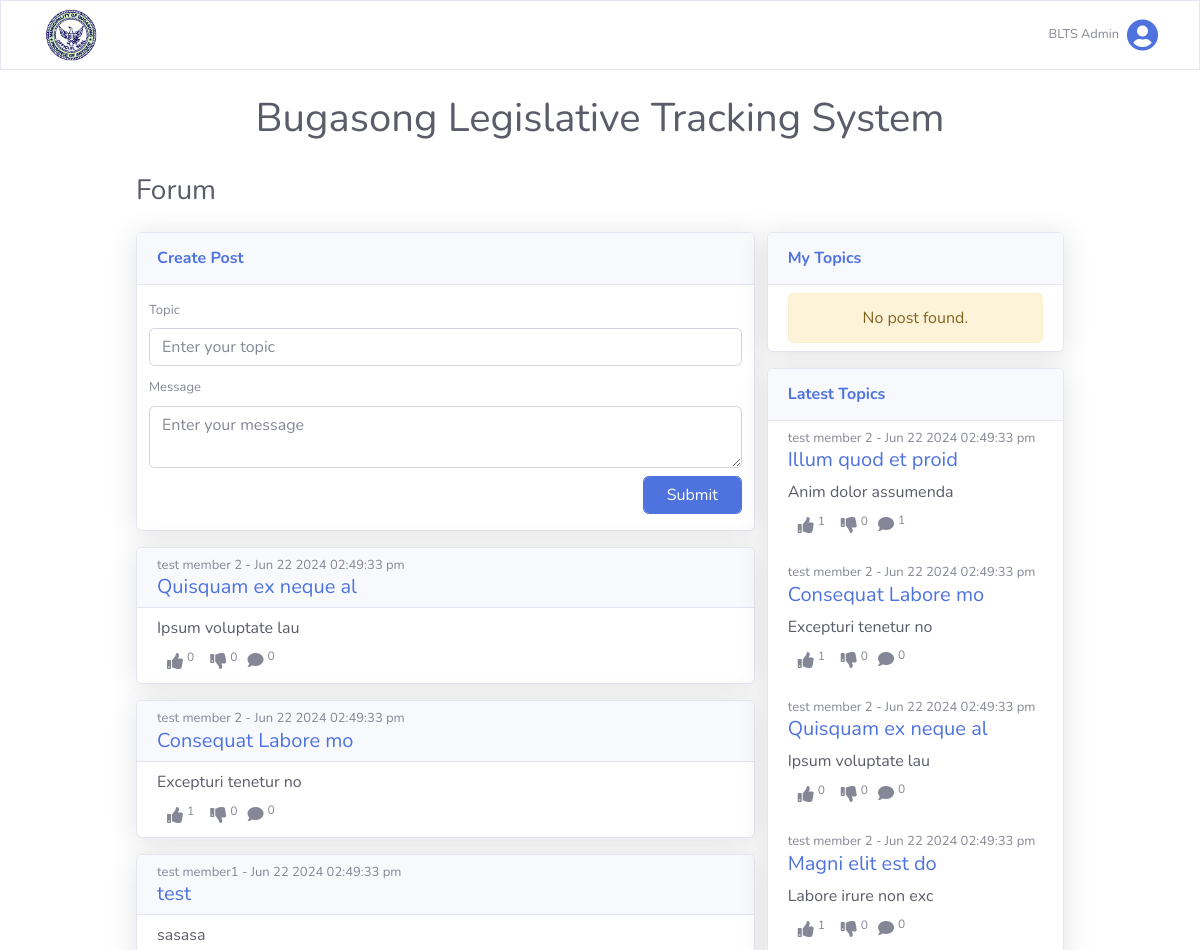
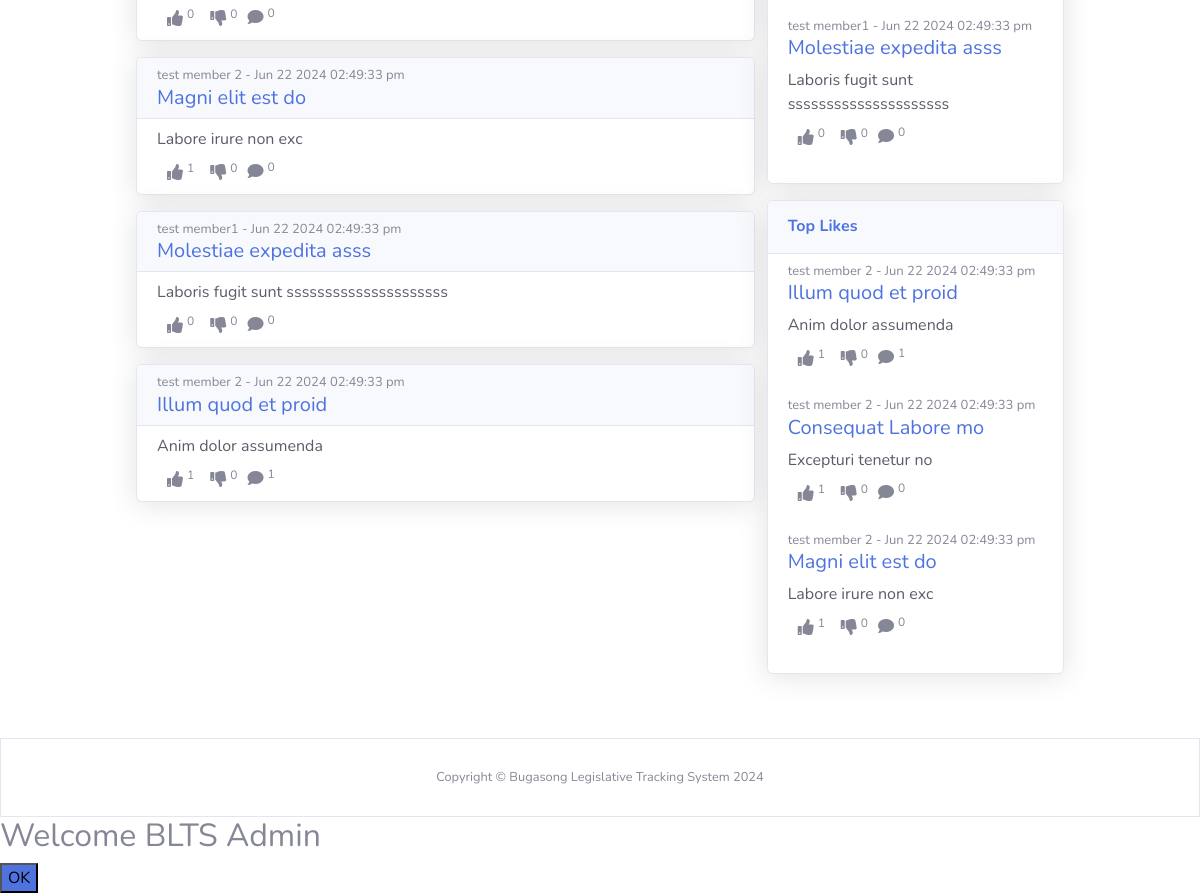
Before: /views/citizen_forum.php (signed in) with the older database file (2 pictures, top to bottom).
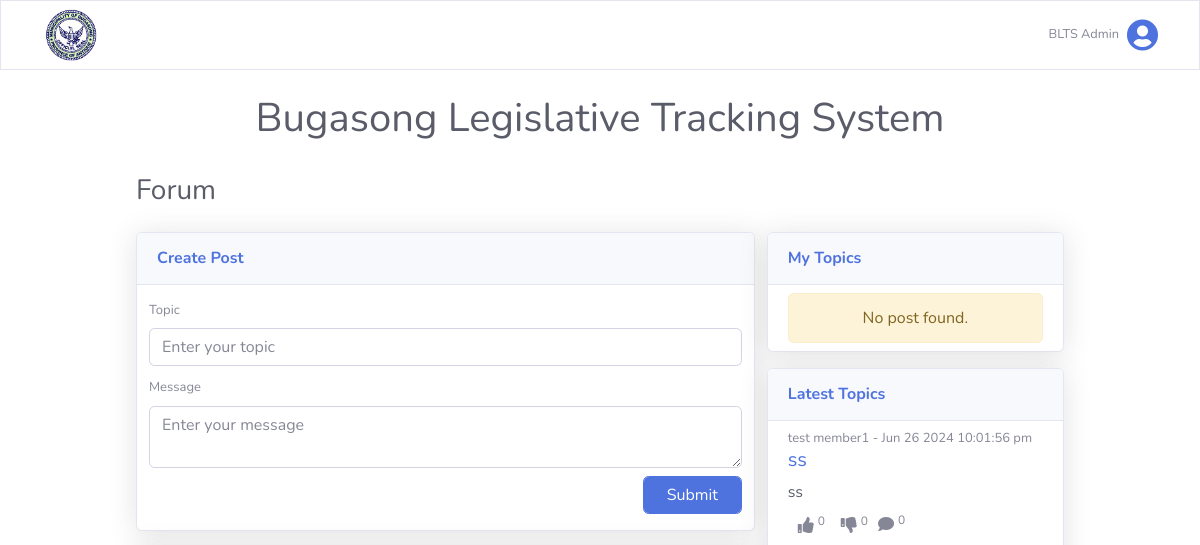
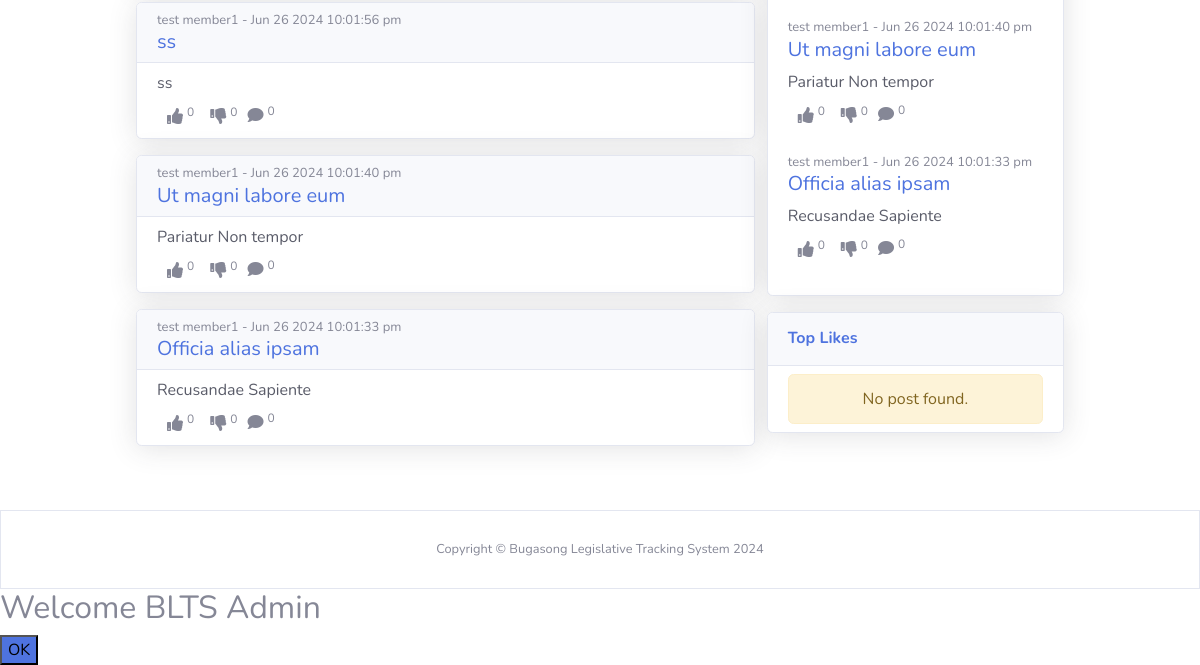
After: the same page with the newer database file (2 pictures, top to bottom).
### tables this page shows
CREATE TABLE `users` (
  `user_id` int(255) NOT NULL,
  `name` varchar(255) NOT NULL,
  `email` varchar(255) NOT NULL,
  `username` varchar(255) NOT NULL,
  `password` varchar(255) NOT NULL,
  `status` int(255) NOT NULL DEFAULT 0,
  `user_type` varchar(255) NOT NULL DEFAULT 'citizen',
  `date_added` datetime NOT NULL DEFAULT current_timestamp()
);

CREATE TABLE `posts` (
  `post_id` int(255) NOT NULL,
  `user_id` int(255) NOT NULL,
  `topic` longtext NOT NULL,
  `message` longtext NOT NULL,
  `status` int(255) NOT NULL DEFAULT 0,
  `date_added` datetime(6) NOT NULL DEFAULT current_timestamp(6)
);

### views/citizen_forum.php (the view, shortened to what the rows shown need)
<?php
@include('citizen_header.php');
?>
<div class="d-flex flex-column mt-4 mx-auto col-10" style="width: 100%;">
    <div id="content">
        <div class="container-fluid">
            <div class="d-sm-flex align-items-center justify-content-between mb-4">
                <h1 class="h3 mb-0 text-gray-800">Forum</h1>
            </div>
            <div class="container-fluid p-0 d-flex flex-row">
                <div class="col-12 col-sm-8 p-0">
                    <div class="forum-post col-12 p-0">
                        <?php
                        $keyword = isset($_GET['search']) ? $_GET['search'] : '';
                        $posts = !empty($keyword) ? searchPost($keyword) : getAllPostRand();
                        ?>
                        <?php if (empty($posts)) : ?>
                            <div class="d-flex justify-content-center">
                                <div class="alert alert-warning" role="alert">
                                    No post found.
                                </div>
                            </div>
                        <?php else : ?>
                            <?php foreach ($posts as $post) : ?>
                                <div class="forum" id="post-list">
                                    <div class="card shadow mb-3">
                                        <div class="card-header pt-2 pb-0 forum-topic">
                                            <div class="d-flex flex-column">
                                                <span class="user" style="font-size: 13px;">
                                                    <?php foreach (getPostUser($post['post_id']) as $user) : echo $user['name'];
                                                    endforeach; ?> - <?php echo date('M d Y h:i:s a', strtotime($post['date_added'])); ?>
                                                </span>
                                                <a href="view_post.php?post_id=<?php echo $post['post_id']; ?>" class="citizen-view-post">
                                                    <h5 class="topic text-primary"><?php echo $post['topic']; ?></h5>
                                                </a>
                                            </div>
                                        </div>
                                        <div class="card-body py-2 forum-message">
                                            <div class="message mb-2 text-gray-800"><?php echo $post['message']; ?></div>
                                            <div class="feedback">
                                                <div class="d-flex">
                                                    <?php
                                                    $likeClass = userLikedPost($post['post_id'], user_id()) ? 'text-primary' : 'text-secondary';
                                                    $dislikeClass = userDislikedPost($post['post_id'], user_id()) ? 'text-danger' : 'text-secondary';
                                                    ?>
                                                    <button class="react-button <?php echo $likeClass; ?>" type="button" onclick="submitReaction(<?php echo $post['post_id']; ?>, <?php echo user_id(); ?>, 'liked')">
                                                        <span><i class="fas fa-thumbs-up m-1"></i><sup class="like-count-<?php echo $post['post_id']; ?>"><?php echo countReaction($post['post_id'], 'liked') ?></sup></span>
                                                    </button>
                                                    <button class="react-button <?php echo $dislikeClass; ?>" type="button" onclick="submitReaction(<?php echo $post['post_id']; ?>, <?php echo user_id(); ?>, 'disliked')">
                                                        <span><i class="fas fa-thumbs-down m-1"></i><sup class="dislike-count-<?php echo $post['post_id']; ?>"><?php echo countReaction($post['post_id'], 'disliked') ?></sup></span>
                                                    </button>
                                                    <a href="view_post.php?post_id=<?php echo $post['post_id']; ?>" class="citizen-view-post">
                                                        <span><i class="fas fa-comment m-1"></i><sup class="count-comment"><?php echo countPostComments($post['post_id']); ?></sup></span>
                                                    </a>
                                                </div>
                                            </div>
                                        </div>
                                    </div>
                                </div>
                            <?php endforeach; ?>
                        <?php endif; ?>
                    </div>
                </div>
                <div class="sidebar-container column col-12 col-sm-4 p-0 d-none d-sm-block">
                    <div class="col-12 p-0">
                        <div class="sidebar-forum col-12 pr-0">
                            <div class="card shadow mb-3">
                                <div class="card-body py-2 forum-message">
                                    <?php foreach (getAllPostDesc(5) as $post) : ?>
                                        <div class="d-flex flex-column">
                                            <span class="user" style="font-size: 13px;">
                                                <?php foreach (getPostUser($post['post_id']) as $user) : echo $user['name'];
                                                endforeach; ?>
                                                - <?php echo date('M d Y h:i:s a', strtotime($post['date_added'])); ?>
                                            </span>
                                            <a href="view_post.php?post_id=<?php echo $post['post_id']; ?>" class="citizen-view-post">
                                                <h5 class="topic text-primary"><?php echo $post['topic']; ?></h5>
                                            </a>
                                        </div>
                                        <div class="message mb-2 text-gray-800"><?php echo $post['message']; ?></div>
                                        <div class="feedback mb-4">
                                            <div class="d-flex">
                                                <?php
                                                $likeClass = userLikedPost($post['post_id'], user_id()) ? 'text-primary' : 'text-secondary';
                                                $dislikeClass = userDislikedPost($post['post_id'], user_id()) ? 'text-danger' : 'text-secondary';
                                                ?>
                                                <button class="react-button <?php echo $likeClass; ?>" type="button" onclick="submitReaction(<?php echo $post['post_id']; ?>, <?php echo user_id(); ?>, 'liked')">
                                                    <span><i class="fas fa-thumbs-up m-1"></i><sup class="like-count-<?php echo $post['post_id']; ?>"><?php echo countReaction($post['post_id'], 'liked') ?></sup></span>
                                                </button>
                                                <button class="react-button <?php echo $dislikeClass; ?>" type="button" onclick="submitReaction(<?php echo $post['post_id']; ?>, <?php echo user_id(); ?>, 'disliked')">
                                                    <span><i class="fas fa-thumbs-down m-1"></i><sup class="dislike-count-<?php echo $post['post_id']; ?>"><?php echo countReaction($post['post_id'], 'disliked') ?></sup></span>
                                                </button>
                                                <a href="view_post.php?post_id=<?php echo $post['post_id']; ?>" class="citizen-view-post">
                                                    <span><i class="fas fa-comment m-1"></i><sup class="count-comment"><?php echo countPostComments($post['post_id']); ?></sup></span>
                                                </a>
                                            </div>
                                        </div>
                                    <?php endforeach; ?>
                                </div>
                            </div>
                        </div>
                    </div>
                    <div class="col-12 p-0">
                        <div class="sidebar-forum col-12 pr-0">
                            <div class="card shadow mb-3">
                                <div class="card-body py-2 forum-message">
                                    <?php if (empty(getTopLikes(5))) : ?>
                                        <div class="alert alert-warning m-0 text-center" role="alert">
                                            No post found.
                                        </div>
                                    <?php endif; ?>
                                    <?php foreach (getTopLikes(5) as $post) : ?>
                                        <div class="d-flex flex-column">
                                            <span class="user" style="font-size: 13px;">
                                                <?php foreach (getPostUser($post['post_id']) as $user) : echo $user['name'];
                                                endforeach; ?>
                                                - <?php echo date('M d Y h:i:s a', strtotime($post['date_added'])); ?>
                                            </span>
                                            <a href="view_post.php?post_id=<?php echo $post['post_id']; ?>" class="citizen-view-post">
                                                <h5 class="topic text-primary"><?php echo $post['topic']; ?></h5>
                                            </a>
                                        </div>
                                        <div class="message mb-2 text-gray-800"><?php echo $post['message']; ?></div>
                                        <div class="feedback mb-4">
                                            <div class="d-flex">
                                                <?php
                                                $likeClass = userLikedPost($post['post_id'], user_id()) ? 'text-primary' : 'text-secondary';
                                                $dislikeClass = userDislikedPost($post['post_id'], user_id()) ? 'text-danger' : 'text-secondary';
                                                ?>
                                                <button class="react-button <?php echo $likeClass; ?>" type="button" onclick="submitReaction(<?php echo $post['post_id']; ?>, <?php echo user_id(); ?>, 'liked')">
                                                    <span><i class="fas fa-thumbs-up m-1"></i><sup class="like-count-<?php echo $post['post_id']; ?>"><?php echo countReaction($post['post_id'], 'liked') ?></sup></span>
                                                </button>
                                                <button class="react-button <?php echo $dislikeClass; ?>" type="button" onclick="submitReaction(<?php echo $post['post_id']; ?>, <?php echo user_id(); ?>, 'disliked')">
                                                    <span><i class="fas fa-thumbs-down m-1"></i><sup class="dislike-count-<?php echo $post['post_id']; ?>"><?php echo countReaction($post['post_id'], 'disliked') ?></sup></span>
                                                </button>
                                                <a href="view_post.php?post_id=<?php echo $post['post_id']; ?>" class="citizen-view-post">
                                                    <span><i class="fas fa-comment m-1"></i><sup class="count-comment"><?php echo countPostComments($post['post_id']); ?></sup></span>
                                                </a>
                                            </div>
                                        </div>
                                    <?php endforeach; ?>
                                </div>
                            </div>
                        </div>
                    </div>
                </div>
            </div>
        </div>
    </div>
</div>
<?php
@include('citizen_footer.php');
?>

### views/citizen_top_navbar.php (shortened to what the rows shown need)
<nav class="navbar navbar-expand navbar-light bg-white topbar mb-4 border border-bottom">
    <div class="d-flex align-items-center justify-content-between col-12">
        <ul class="navbar-nav ml-auto">
            <li class="nav-item dropdown no-arrow">
                <a class="nav-link dropdown-toggle" href="#" id="userDropdown" role="button" data-toggle="dropdown" aria-haspopup="true" aria-expanded="false">
                    <span class="mr-2 d-none d-lg-inline text-gray-600 small"><?php echo logName(); ?></span>
                    <i class="img-profile rounded-circle fas fa-user-circle fa-2x text-primary"></i>
                </a>
            </li>
        </ul>
    </div>
</nav>

Changed rows visible on the page:
removed posts: user.name "test member 2", date_added "Jun 22 2024 02:49:33 pm", topic "Quisquam ex neque al", message "Ipsum voluptate lau", post_id "0"
removed posts: user.name "test member 2", date_added "Jun 22 2024 02:49:33 pm", topic "Consequat Labore mo", message "Excepturi tenetur no", post_id "1", post_id "0"
removed posts: user.name "test member1", date_added "Jun 22 2024 02:49:33 pm", topic "test", message "sasasa", post_id "0"
removed posts: user.name "test member 2", date_added "Jun 22 2024 02:49:33 pm", topic "Magni elit est do", message "Labore irure non exc", post_id "1", post_id "0"
removed posts: user.name "test member1", date_added "Jun 22 2024 02:49:33 pm", topic "Molestiae expedita asss", message "Laboris fugit sunt sssssssssssssssssssss", post_id "0"
removed posts: user.name "test member 2", date_added "Jun 22 2024 02:49:33 pm", topic "Illum quod et proid", message "Anim dolor assumenda", post_id "1", post_id "0"
added posts: user.name "test member1", date_added "Jun 26 2024 10:01:56 pm", topic "ss", message "ss", post_id "0"
added posts: user.name "test member1", date_added "Jun 26 2024 10:01:40 pm", topic "Ut magni labore eum", message "Pariatur Non tempor", post_id "0"
added posts: user.name "test member1", date_added "Jun 26 2024 10:01:33 pm", topic "Officia alias ipsam", message "Recusandae Sapiente", post_id "0"
Other visible differences:
text now shown: "No post found."
